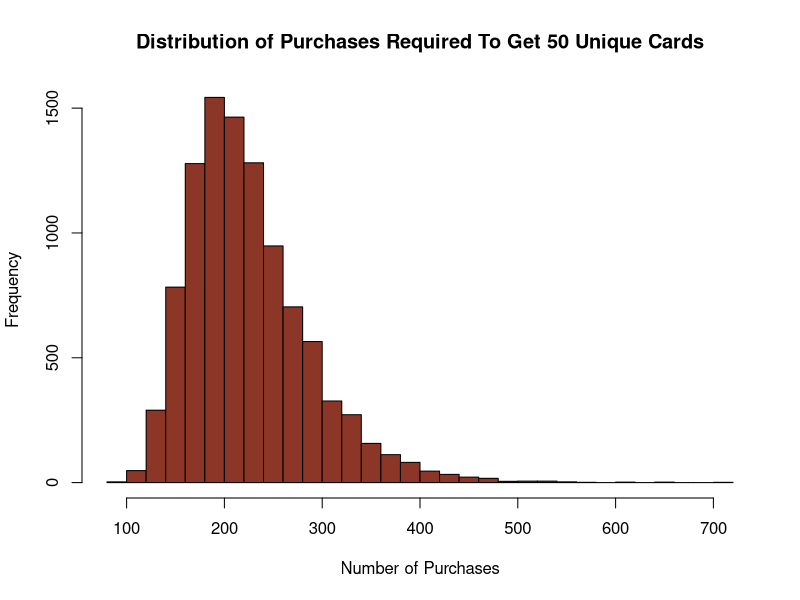
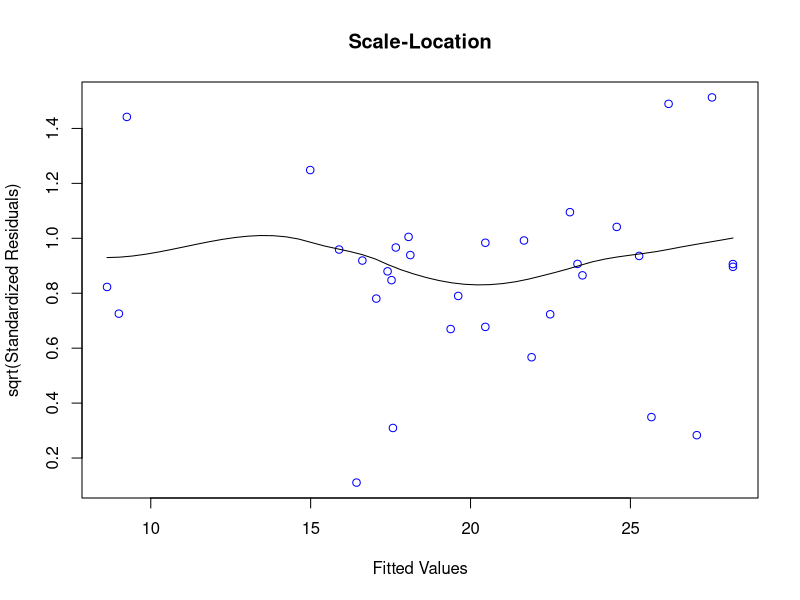

Here is the R script that generated these plots, in order:
## ---- chunk 1
coupon_slow <- function(n){
  coupons <- rep(0L, n)
  while (any(coupons == 0L)){
    new_coupon <- sample.int(n, 1)
    coupons[new_coupon] <- coupons[new_coupon] +1
  }
  sum(coupons)
}
## ---- chunk 2
coupon_fast <- function(n) {
    p <- 1 - (0:(n-1))/n
    x <- rgeom(n, p)  ## R counts only failures
    n + sum(x)  ## so add n * 1 = n to get the total
}
## ---- chunk 3
coupon_mean_sd <- function(n){
  k = 1 #initialize number of variables counter
  mean_S = 0 #Initialize theoretical mean of S
  sd_S_squared = 0 #Initialize theoretical sd of S
  
  #for loop to simulate summation until n
  for(x in 1:n){
    p = 1 - ((k-1)/n) #calc p of Xn
    mean_X = 1/p #calc E(Xn)
    sd_X = (1-p)/p^2 #calc sd of Xn
    
    #do summation
    mean_S = mean_S + mean_X 
    sd_S_squared = sd_S_squared + sd_X
    
    #Iterate number of variables
    k = k + 1
  }
  
  sd_S = sqrt(sd_S_squared)
  
  output = c(n, mean_S, sd_S)
  names(output) = c("# Cards", "Mean", "Standard Deviation")
  
  output
}

coupon_mean_sd(25)
coupon_mean_sd(50)
coupon_mean_sd(100)
## ---- chunk 4
#coupon_slow()
system.time(replicate(10000, coupon_slow(25)))
system.time(replicate(10000, coupon_slow(50)))
system.time(replicate(10000, coupon_slow(100)))

#coupon_fast
system.time(replicate(10000, coupon_fast(25)))
system.time(replicate(10000, coupon_fast(50)))
system.time(replicate(10000, coupon_fast(100)))
## ---- chunk 5
    simulation <- replicate(10000, coupon_fast(50))#run simulation for n=10000
    mean_simulation <- mean(simulation)#get mean
    sd_simulation <- sd(simulation)#get sd
    c(mean_simulation, sd_simulation)#concatenate for pretty output
## ---- chunk 6
    hist(simulation, nclass = 30, col = "tomato4", xlab = "Number of Purchases", main = "Distribution of Purchases Required To Get 50 Unique Cards")
## ---- chunk 7
    quantile(simulation, probs = c(.1, .5, .9))
## ---- chunk 8
mcoupon_fast <- function(n, m) {
    coupons <- rep(0L, n)  # Will count each one until we have m of that coupon, then stop
    incomplete <- (coupons < m)
    S <- 0
    while (any(incomplete)) {
        k <- sum(incomplete)    # Number of coupons with fewer than m accumulated so far
        x <- rgeom(1, k/n) + 1  # Success is getting any one of the coupons we still need
        S <- S + x              # Update number of purchases
        y <- sample.int(k, 1)   # Which of the not-yet-completed coupons did we draw
        coupons[incomplete][y] <- coupons[incomplete][y] + 1   # Increment incomplete coupon counts
        incomplete <- (coupons < m)
    }
    S
}
## ---- chunk 9
    mcoupon_slow <- function(n, m){
      coupons <- rep(0L, n)
      while (any(coupons<m)){
        new_coupon <- sample.int(n, 1)
        coupons[new_coupon] <- coupons[new_coupon]+1
      }
      sum(coupons)
    }
## ---- chunk 10
    S <- replicate(10000, mcoupon_fast(50, 2))
    mean(S)
    sd(S)
    quantile(S, probs = c(.1, .5, .9))
## ---- chunk 11
    S <- replicate(10000, mcoupon_fast(50, 3))
    mean(S)
    sd(S)
    quantile(S, probs = c(.1, .5, .9))
## ---- chunk 12
reg <- lm(mpg ~ wt+disp, data = mtcars)#Compute regression

#Generate design matrix
X <- model.matrix(reg)
Y <- mtcars$mpg

#Create QR Object
QR <- qr(X)
Q <- qr.Q(QR)
R <- qr.R(QR)

#Solve
B1 <- solve(R, t(Q)%*%Y)
B2 <- solve(t(X)%*%X)%*%t(X)%*%Y

#output
B1
B2

## ---- chunk 13
#generate standardized residuals (Y Axis Variable)
standard_res <- rstandard(reg)
standard_res_sqrt <- sqrt(abs(standard_res))

#Generate Fitted Values (X Axis Variable)6
myfitted <- fitted(reg)

#Plot
scatter.smooth(myfitted, standard_res_sqrt, xlab = "Fitted Values", ylab = "sqrt(Standardized Residuals)", col = "blue", main = "Scale-Location")


